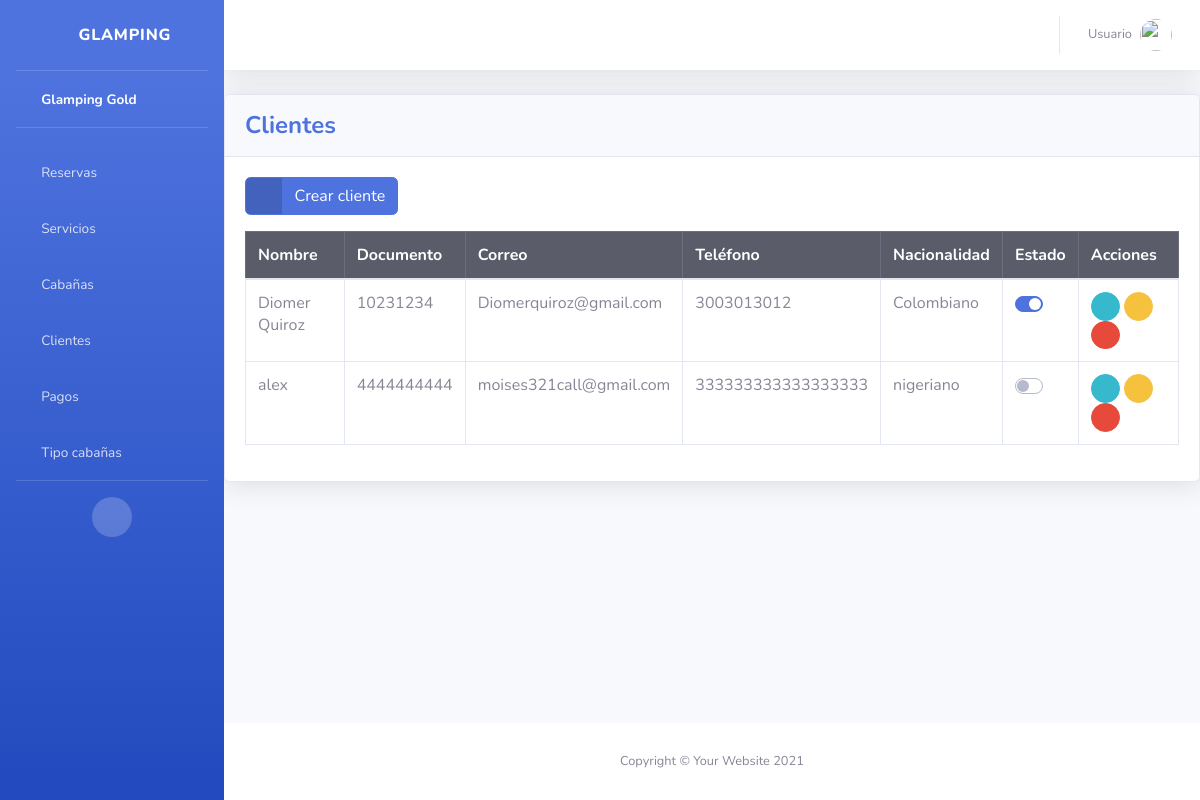
Page /clientes/ on the earlier database version.
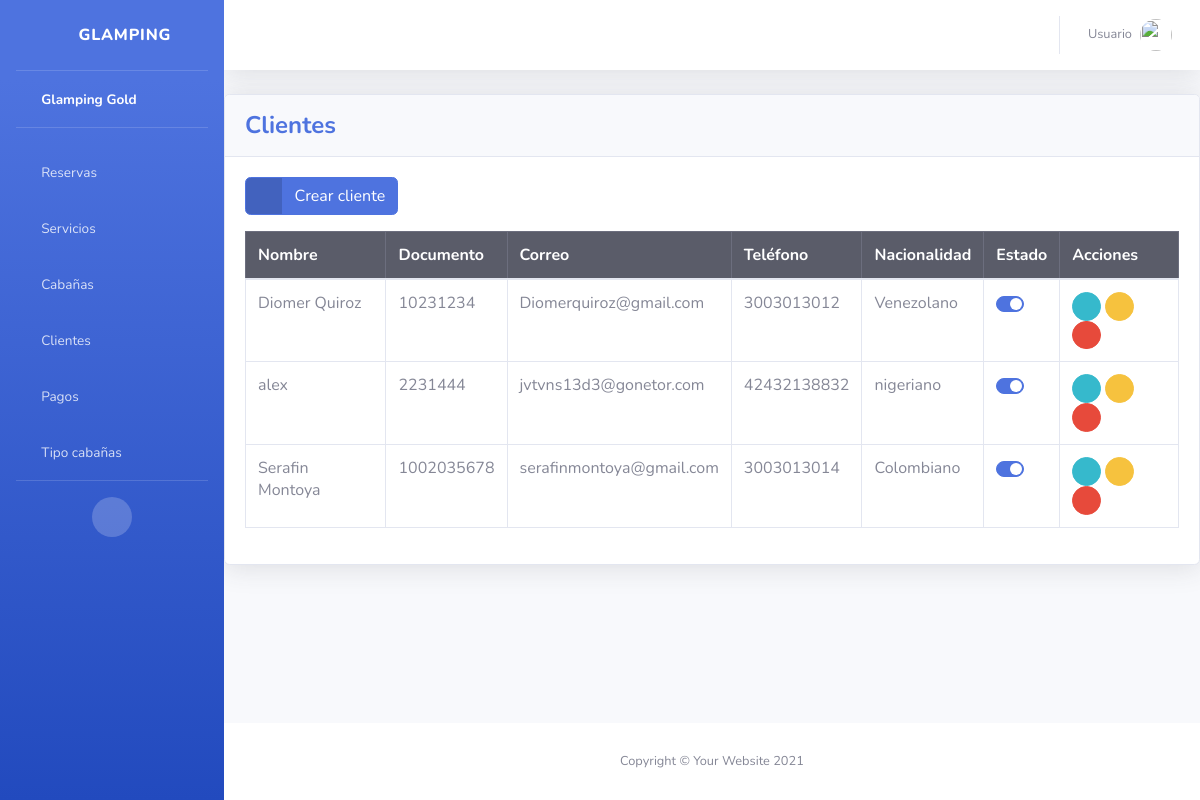
Same page on the later database version.
### cliente/models.py (models this page shows, shortened)
class Cliente(models.Model):
    nombre = models.CharField(max_length=255)
    documento = models.IntegerField(unique=True)
    email = models.CharField(max_length=50, unique=True)
    telefone = models.IntegerField(unique=True)
    nacionalidad = models.CharField(max_length=255)
    status = models.BooleanField(default=True)

### cliente/views.py (the view)
# urls.py: path('clientes/', include('cliente.urls')),
def cliente(request):
    cliente_list = Cliente.objects.all()
    return render(request, 'cliente/index.html', {'cliente_list': cliente_list})

### templates/cliente/index.html (shortened to what this page needs)
{% extends 'base.html' %}
{% block content %}
<div class="card shadow mb-4">
    <div class="card-header py-3">
        <h4 class="m-0 font-weight-bold text-primary">Clientes</h4>
    </div>
    <div class="card-body">
        <div class="table-responsive">
            <a href="{% url 'create_cliente' %}" class="btn btn-primary btn-icon-split mb-3">
                <span class="icon text-white-50">
                  <i class="fas fa-plus"></i>
              </span>
              <span class="text">Crear cliente</span>
            </a>
            <table class="table table-bordered" id="dataTable" width="100%" cellspacing="0">
                <thead class="table-dark">
                    <tr>
                        <th>Nombre</th>
                        <th>Documento</th>
                        <th>Correo</th>
                        <th>Teléfono</th>
                        <th>Nacionalidad</th>
                        <th>Estado</th>
                        <th>Acciones</th>
                    </tr>
                </thead>
                <tbody>
                    {% for cliente in cliente_list %}
                    <tr>
                    <td>{{ cliente.nombre }}</td>
                    <td>{{ cliente.documento }}</td>
                    <td>{{ cliente.email }}</td>
                    <td>{{ cliente.telefone }}</td>
                    <td>{{ cliente.nacionalidad }}</td>
                    <td>
                        <form action="{% url 'cliente_status' cliente.id %}" method="POST">
                            <div class="custom-control custom-switch">
                            </div>
                        </form>
                    </td>
                    <td>
                        <a href="" class="btn btn-info btn-circle btn-sm" data-bs-toggle="modal" data-bs-target="#modalId" data-cliente-id="{{ cliente.id }}">
                            <i class="fas fa-info-circle"></i>
                        </a>
                        <a href="{% url 'edit_cliente' cliente.id %}" class="btn btn-warning btn-circle btn-sm">
                            <i class="fas fa-edit"></i>
                        </a>
                        <a href="{% url 'delete_cliente' cliente.id %}" class="deleteBtn btn btn-danger btn-circle btn-sm">
                            <i class="fas fa-trash"></i>
                        </a>
                    </td>
                    </tr>
                    {% endfor %}
                </tbody>
            </table>
        </div>
    </div>
</div>
{%endblock%}

Differences in the rows shown:
changed Cliente "Diomer Quiroz": nacionalidad "Colombiano" → "Venezolano"
changed Cliente "alex": documento "4444444444" → "2231444"; email "moises321call@gmail.com" → "jvtvns13d3@gonetor.com"; telefone "333333333333333333" → "42432138832"
added Cliente: nombre "Serafin Montoya", documento "1002035678", email "serafinmontoya@gmail.com", telefone "3003013014", nacionalidad "Colombiano"
